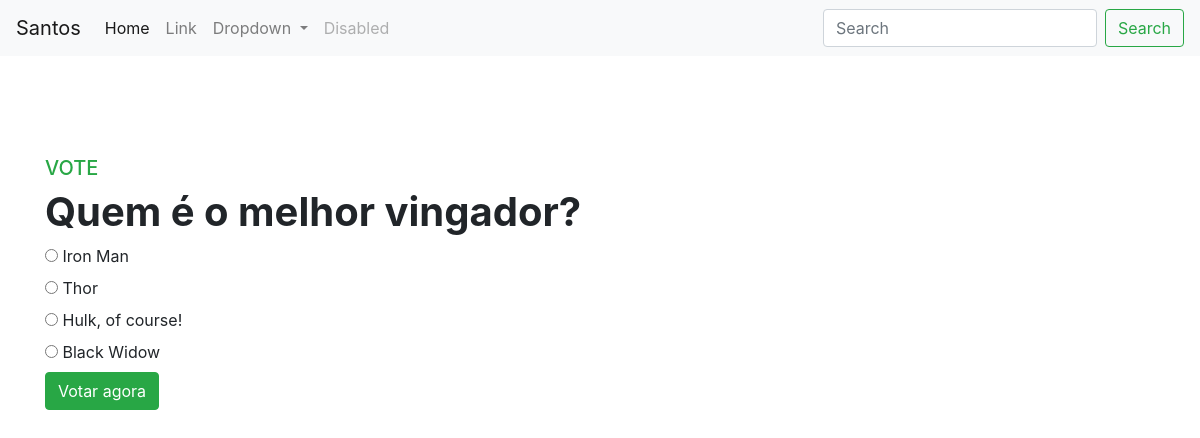
The app's page /polls/2/ with its own data.
### polls/models.py (models this page shows, shortened)
class Question(models.Model):
    question_text = models.CharField(max_length=256)
    pub_date = models.DateTimeField('date published')
    def was_published_recently(self):
        now = timezone.now()
        return now - datetime.timedelta(days=1) <= self.pub_date <= now
    was_published_recently.admin_order_field = 'pub_date'
    was_published_recently.boolean = True
    was_published_recently.short_description = 'Published recently?'

class Choice(models.Model):
    question = models.ForeignKey(Question, on_delete=models.CASCADE)
    choice_text = models.CharField(max_length=256)
    votes = models.IntegerField(default=0)

### polls/views.py (the view)
# urls.py: path('<int:pk>/', views.DetailsView.as_view(), name='detail'),
class DetailsView(generic.DetailView):
    model = Question
    template_name='polls/detail.html'

### polls/templates/polls/detail.html (shortened to what this page needs)
{% extends 'polls/base.html' %}
{% block content %}
<main class="container">
    <h5 class="text-success">VOTE</h5>
    <h1> <strong> {{ question.question_text }}</strong> </h1>
    <form action="{% url 'polls:vote' question.id  %}" method="post">
        {% for choice in question.choice_set.all %}
            <input type="radio" name="choice" id="choice{{ forloop.counter }}" value="{{choice.id}}">
            <label for="choice{{ forloop.counter }}">{{ choice.choice_text }}</label>
            <br>
        {% endfor %}
        <input type="submit" value="Votar agora" class="btn btn-success">
    </form>
</main>
{% endblock  %}

### polls/static/polls/css/style.css (style rules this page uses)
main { margin-top: 100px; margin-bottom: 100px; }

### records on screen
Question: question_text "Quem é o melhor vingador?"
Choice: choice_text "Iron Man"
Choice: choice_text "Thor"
Choice: choice_text "Hulk, of course!"
Choice: choice_text "Black Widow"
